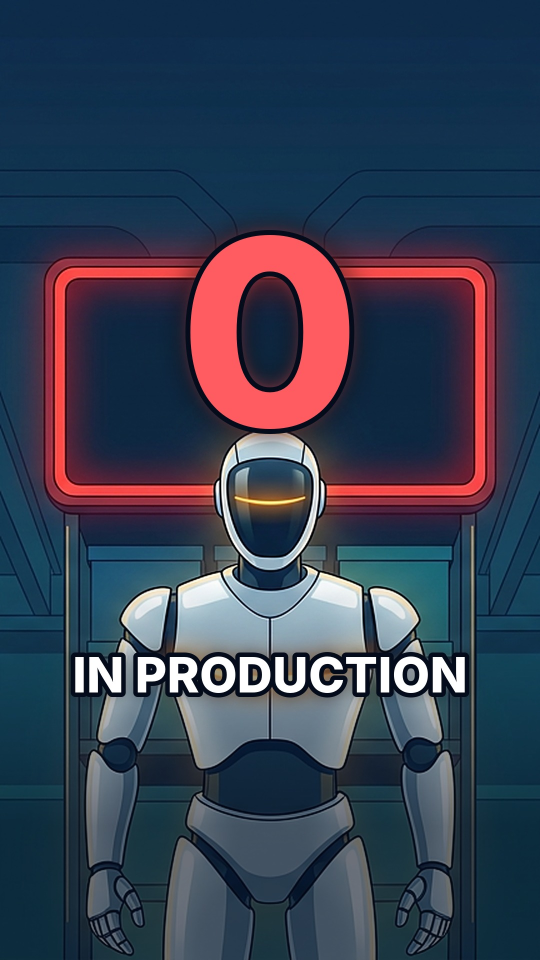
#> input picture promo/thumb_short_1080x1920.jpg, 1080 x 1920 px, given in place of long_art_blend.png, which was not available (shown at 1/2 size)
$ python compose.py
#> lines starting #> are read from the running program, lines starting #| are printed output that depends on the picture
from PIL import Image, ImageDraw, ImageFont, ImageFilter
import sys
F = "/usr/share/fonts/opentype/inter/Inter-ExtraBold.otf"
def draw_text(base, parts, y, size, cx, stroke=8):
    d = ImageDraw.Draw(base); f = ImageFont.truetype(F, size)
    widths = [d.textlength(t, font=f) for t, _ in parts]; gap = size * 0.28
    total = sum(widths) + gap * (len(parts) - 1); x = cx - total / 2
    glow = Image.new("RGBA", base.size, (0, 0, 0, 0)); g = ImageDraw.Draw(glow)
    xx = x
    for (t, c), w in zip(parts, widths):
        g.text((xx, y), t, font=f, fill=c + (255,)); xx += w + gap
    glow = glow.filter(ImageFilter.GaussianBlur(14)); base.alpha_composite(glow)
    d = ImageDraw.Draw(base); xx = x
    for (t, c), w in zip(parts, widths):
        d.text((xx, y), t, font=f, fill=c + (255,), stroke_width=stroke, stroke_fill=(4, 12, 28, 255)); xx += w + gap
    return x, total
def save(img, path, q=92):
    img = img.convert("RGB"); img.save(path, "JPEG", quality=q, optimize=True)
if __name__ == "__main__":
    # long form 1280x720
    im = Image.open("long_art_blend.png").convert("RGBA").resize((1280, 720), Image.LANCZOS)
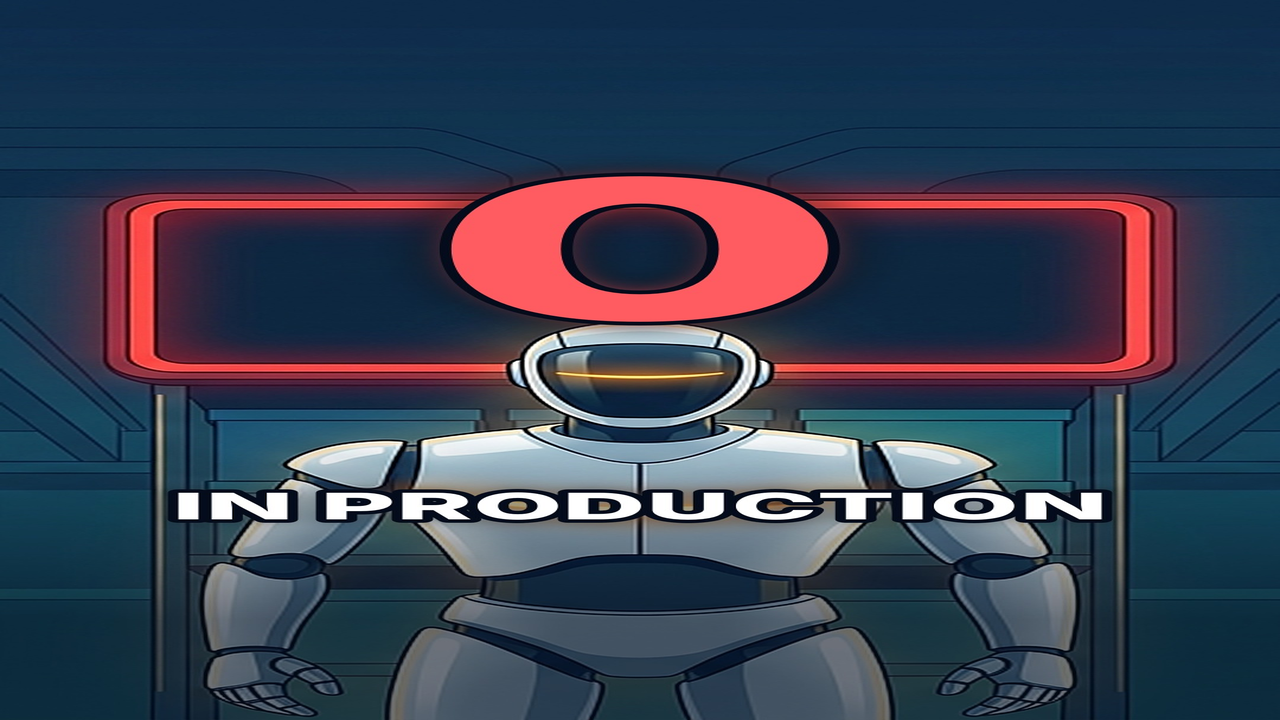
#> im: PIL image 1280x720 RGBA; mean R, G, B, A 56.5, 63.8, 82.2, 255
    parts = [("BUY", (255, 90, 95)), ("OR", (255, 255, 255)), ("RENT?", (60, 235, 215))]
    x, tot = draw_text(im, parts, 22, 118, 640)
#> in draw_text, `widths = [d.textlength(t, font=f) for t, _ in parts]`: widths = [253, 169.3, 388.6]
#> in draw_text, `total = sum(widths) + gap * (len(parts) - 1)`: total = 877
#> in draw_text, `x = cx - total / 2`: x = 201.5
#> in draw_text, `glow = Image.new('RGBA', base.size, (0, 0, 0, 0))`: glow: PIL image 1280x720 RGBA; every value is 0
#> the loop in draw_text, `for (t, c), w in zip(parts, widths):` made 3 passes
#> (t, c, w, xx) on passes 1 to 3: ('BUY', (255, 90, 95), 253, 487.5), ('OR', (255, 255, 255), 169.3, 689.9), ('RENT?', (60, 235, 215), 388.6, 1111.5)
#> after the loop in draw_text, `for (t, c), w in zip(parts, widths):`: xx = 1111.5
#> in draw_text, `glow = glow.filter(ImageFilter.GaussianBlur(14))`:
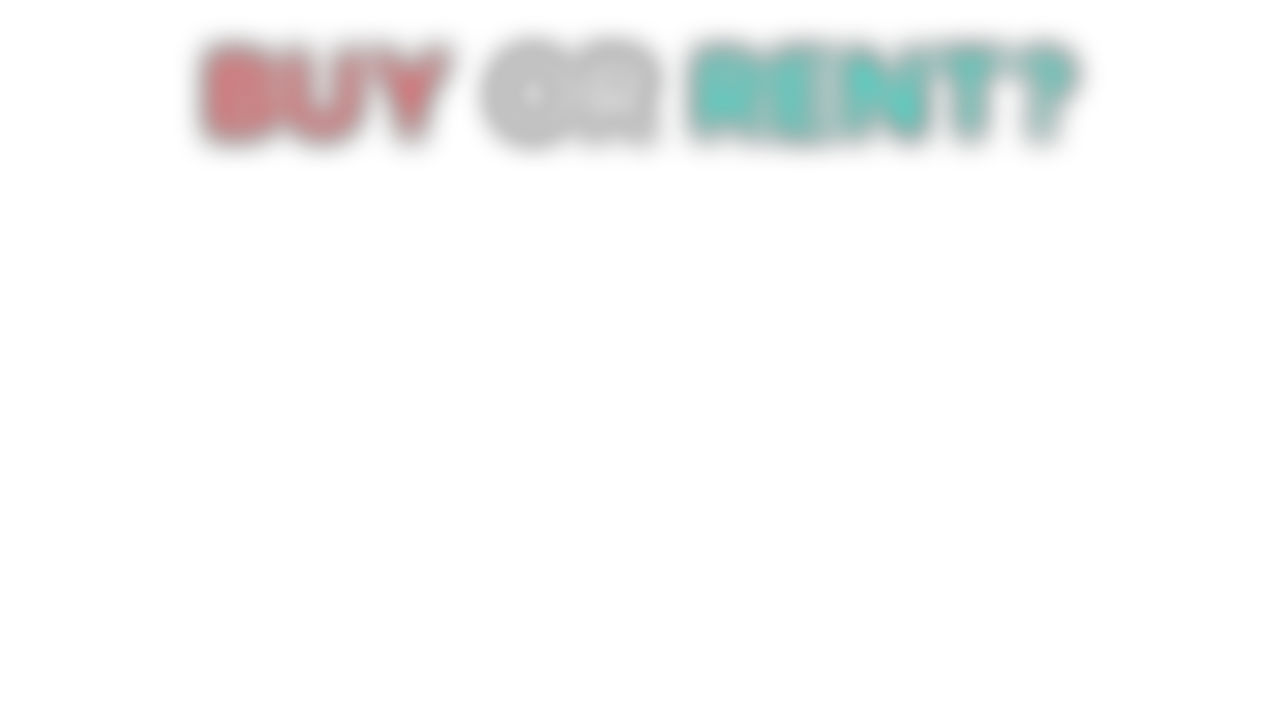
#> glow: PIL image 1280x720 RGBA; mean R, G, B, A 6.8, 8.2, 7.9, 10.1; transparent parts drawn white
#> in draw_text, `base.alpha_composite(glow)`:
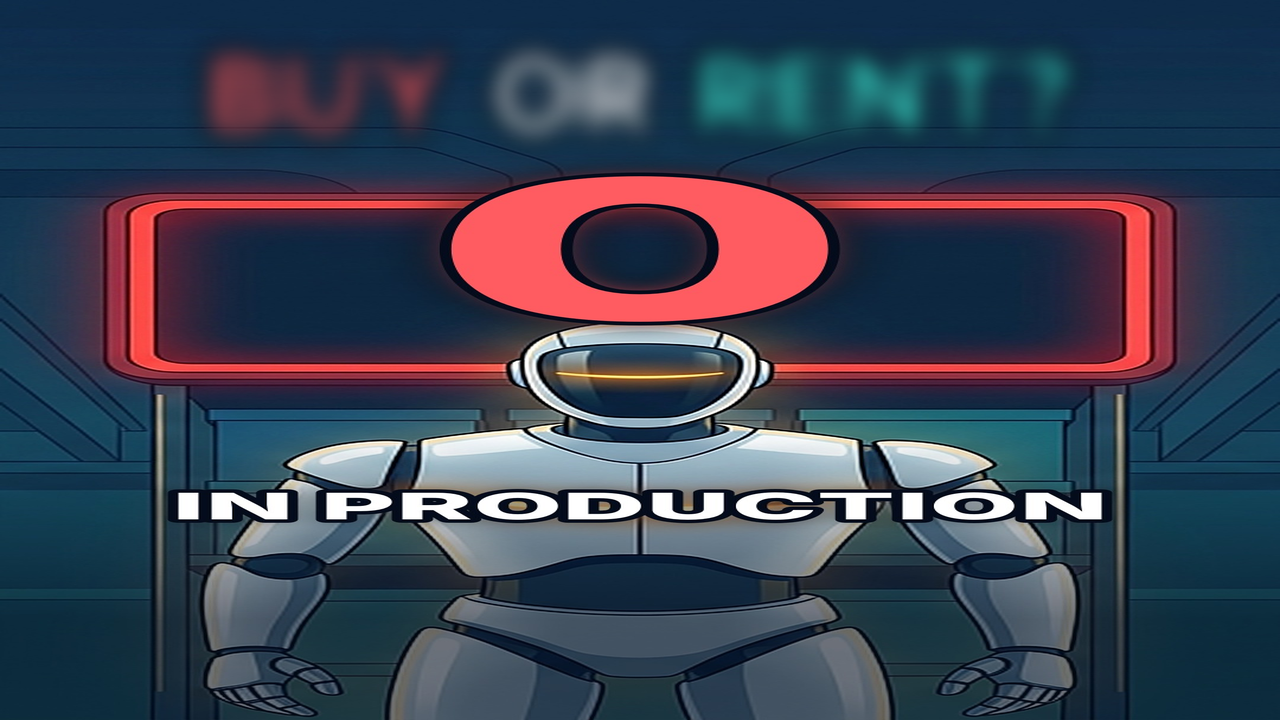
#> base: PIL image 1280x720 RGBA; mean R, G, B, A 58.9, 65.5, 82.6, 255
#> in draw_text, `xx = x`: xx = 201.5
#> after the loop in draw_text, `for (t, c), w in zip(parts, widths):`: xx = 1111.5
#> x = 201.5; tot = 877
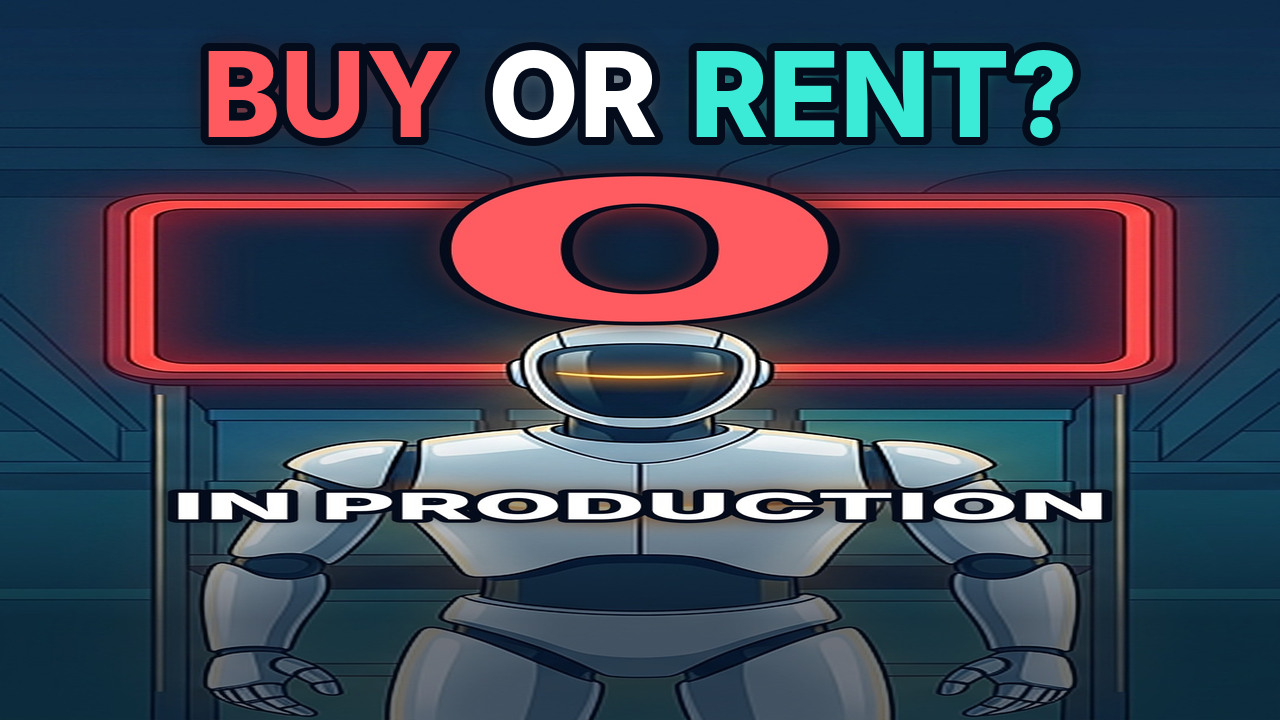
#> im: PIL image 1280x720 RGBA; mean R, G, B, A 62.1, 68.3, 84.6, 255
    print("long text span", round(x), round(x + tot))
#| long text span 202 1078
    save(im, "thumb_long_1280x720.jpg")
